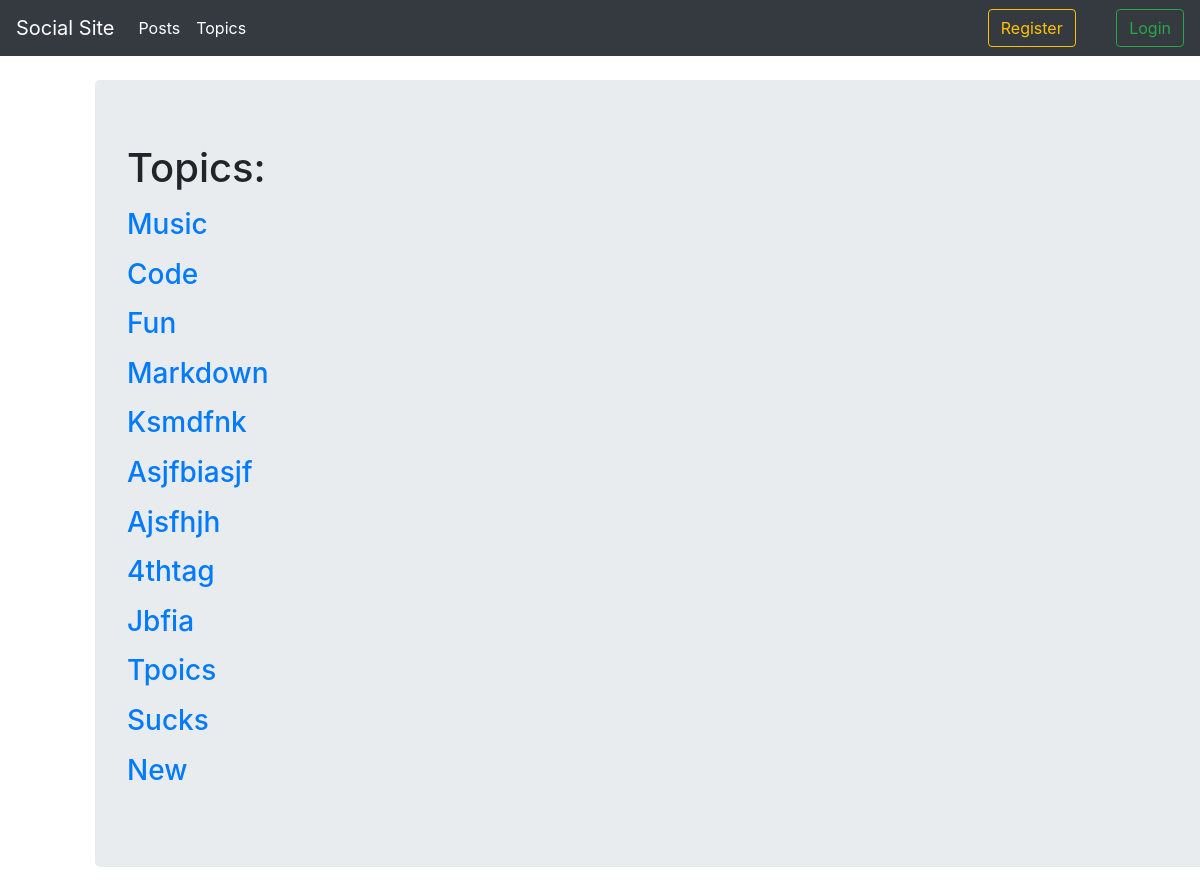
Screenshot of /posts/topics/ with the database file from the repository.
### posts/views.py (the view)
# urls.py: path('topics/', views.topics_view, name='topics_view'),
def topics_view(request):
	topics = Tag.objects.all()
	return render(request, 'posts/topics_page.html', {'topics': topics})

### templates/posts/topics_page.html (shortened to what this page needs)
{%extends 'base.html'%}
{%block content%}
<h1>Topics:</h1>
{%if topics%}
{%for topic in topics%}
<p>
	<a href="{%url 'posts:posts_by_topic' topic.slug %}">
		<h3>
			{{topic.name|title}}
		</h3>
	</a>
</p>
{%endfor%}
{%endif%}
{%endblock%}

### rows the page displays
Tag: name "Music"
Tag: name "Code"
Tag: name "Fun"
Tag: name "Markdown"
Tag: name "Ksmdfnk"
Tag: name "Asjfbiasjf"
Tag: name "Ajsfhjh"
Tag: name "4thtag"
Tag: name "Jbfia"
Tag: name "Tpoics"
Tag: name "Sucks"
Tag: name "New"
